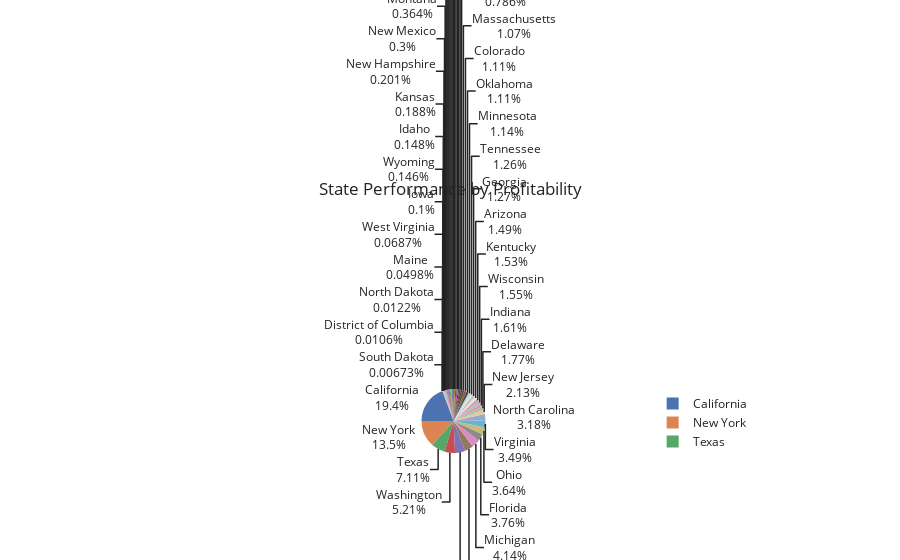

Write notebook code for a chart like this one.
### Code cell
#Import plotly.express libraries for visualization
import plotly.express as px

# total bookings per market segment (incl. canceled)
segments=state_perform["Sales"]

# pie plot
fig = px.pie(segments,
             values=segments.values,
             names=state_perform.index,
             title="State Performance by Profitability",
             template="seaborn")
fig.update_traces(rotation=-90, textinfo="percent+label")
fig.show()

### Figure 1 — Plotly figure (JSON) as saved in the notebook; plotly's stock layout.template omitted (floating-point values rounded to 4 significant figures)
{"data": [{"domain": {"x": [0, 1], "y": [0, 1]}, "hovertemplate": "State=%{label}<br>value=%{value}<extra></extra>", "labels": [["Alabama"], ["Arizona"], ["Arkansas"], ["California"], ["Colorado"], ["Connecticut"], ["Delaware"], ["District of Columbia"], ["Florida"], ["Georgia"], ["Idaho"], ["Illinois"], ["Indiana"], ["Iowa"], ["Kansas"], ["Kentucky"], ["Louisiana"], ["Maine"], ["Maryland"], ["Massachusetts"], ["Michigan"], ["Minnesota"], ["Mississippi"], ["Missouri"], ["Montana"], ["Nebraska"], ["Nevada"], ["New Hampshire"], ["New Jersey"], ["New Mexico"], ["New York"], ["North Carolina"], ["North Dakota"], ["Ohio"], ["Oklahoma"], ["Oregon"], ["Pennsylvania"], ["Rhode Island"], ["South Carolina"], ["South Dakota"], ["Tennessee"], ["Texas"], ["Utah"], ["Vermont"], ["Virginia"], ["Washington"], ["West Virginia"], ["Wisconsin"], ["Wyoming"]], "legendgroup": "", "name": "", "rotation": -90, "showlegend": true, "textinfo": "percent+label", "type": "pie", "values": [7802.0, 16390.0, 6313.0, 213300.0, 12210.0, 5941.0, 19480.0, 116.2, 41310.0, 14020.0, 1629.0, 48690.0, 17760.0, 1104.0, 2070.0, 16880.0, 5595.0, 548.1, 7518.0, 11740.0, 45540.0, 12590.0, 5650.0, 6034.0, 3998.0, 4757.0, 8177.0, 2215.0, 23430.0, 3299.0, 148200.0, 34980.0, 134.4, 40010.0, 12220.0, 7418.0, 55290.0, 8648.0, 5600.0, 74, 13840.0, 78250.0, 7130.0, 6800.0, 38420.0, 57310.0, 755.7, 17080.0, 1603.0]}], "layout": {"legend": {"tracegroupgap": 0}, "title": {"text": "State Performance by Profitability"}}}
